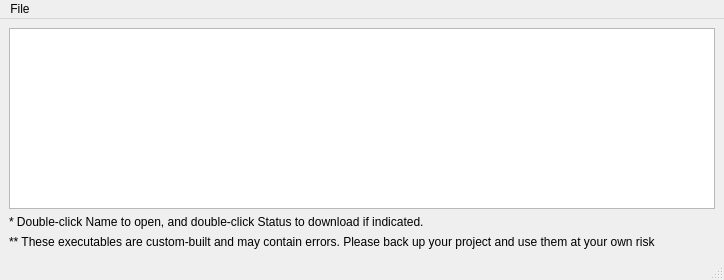
<?xml version="1.0" encoding="UTF-8"?>
<ui version="4.0">
 <class>MainWindow</class>
 <widget class="QMainWindow" name="MainWindow">
  <property name="geometry">
   <rect>
    <x>0</x>
    <y>0</y>
    <width>724</width>
    <height>280</height>
   </rect>
  </property>
  <property name="windowTitle">
   <string>MainWindow</string>
  </property>
  <widget class="QWidget" name="centralwidget">
   <layout class="QVBoxLayout" name="verticalLayout">
    <item>
     <widget class="QTableView" name="tableExecs"/>
    </item>
    <item>
     <widget class="QLabel" name="label_2">
      <property name="text">
       <string>* Double-click Name to open, and double-click Status to download if indicated.</string>
      </property>
     </widget>
    </item>
    <item>
     <widget class="QLabel" name="label">
      <property name="text">
       <string>** These executables are custom-built and may contain errors. Please back up your project and use them at your own risk</string>
      </property>
     </widget>
    </item>
   </layout>
  </widget>
  <widget class="QMenuBar" name="menubar">
   <property name="geometry">
    <rect>
     <x>0</x>
     <y>0</y>
     <width>724</width>
     <height>21</height>
    </rect>
   </property>
   <property name="nativeMenuBar">
    <bool>true</bool>
   </property>
   <widget class="QMenu" name="menuFile">
    <property name="title">
     <string>File</string>
    </property>
    <addaction name="addNew"/>
    <addaction name="addPy"/>
    <addaction name="separator"/>
    <addaction name="configPath"/>
   </widget>
   <addaction name="menuFile"/>
  </widget>
  <widget class="QStatusBar" name="statusbar"/>
  <action name="addNew">
   <property name="icon">
    <iconset theme="window-new"/>
   </property>
   <property name="text">
    <string>Add exe</string>
   </property>
  </action>
  <action name="configPath">
   <property name="text">
    <string>Configure</string>
   </property>
  </action>
  <action name="addPy">
   <property name="text">
    <string>Add py</string>
   </property>
  </action>
 </widget>
 <resources/>
 <connections/>
</ui>
